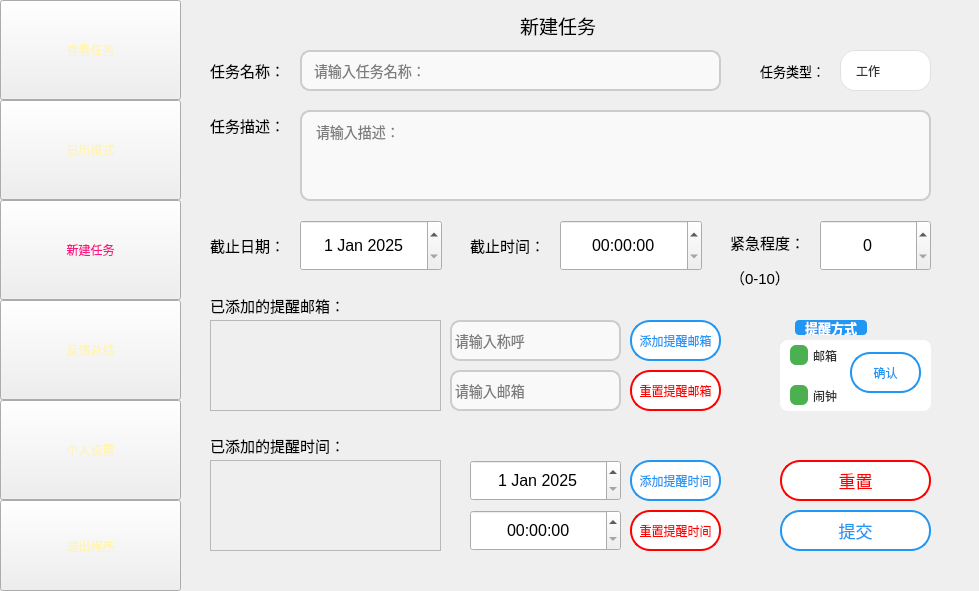
<?xml version="1.0" encoding="UTF-8"?>
<ui version="4.0">
 <class>SetNew_Window</class>
 <widget class="QWidget" name="SetNew_Window">
  <property name="enabled">
   <bool>true</bool>
  </property>
  <property name="geometry">
   <rect>
    <x>0</x>
    <y>0</y>
    <width>979</width>
    <height>591</height>
   </rect>
  </property>
  <property name="windowTitle">
   <string>Widget</string>
  </property>
  <widget class="QPushButton" name="pushButton">
   <property name="geometry">
    <rect>
     <x>0</x>
     <y>0</y>
     <width>181</width>
     <height>100</height>
    </rect>
   </property>
   <property name="styleSheet">
    <string notr="true">QPushButton 
{ border-image: url(:/images/button.png) 0 0 0 0 stretch stretch;

color:rgb(255, 243, 181);
font: 25pt &quot;FZYaoTi&quot;;
}
    QPushButton:hover {
        color: black;
    }
    QPushButton:pressed {
        color: rgb(255, 19, 133);
    }</string>
   </property>
   <property name="text">
    <string>查看任务</string>
   </property>
  </widget>
  <widget class="QPushButton" name="pushButton_2">
   <property name="geometry">
    <rect>
     <x>0</x>
     <y>200</y>
     <width>181</width>
     <height>100</height>
    </rect>
   </property>
   <property name="styleSheet">
    <string notr="true">QPushButton 
{ border-image: url(:/images/button.png) 0 0 0 0 stretch stretch;

color:rgb(255, 19, 133);
font: 25pt &quot;FZYaoTi&quot;;
}
    QPushButton:hover {
        color: black;
    }
    QPushButton:pressed {
        color: rgb(255, 19, 133);
    }
</string>
   </property>
   <property name="text">
    <string>新建任务</string>
   </property>
  </widget>
  <widget class="QPushButton" name="pushButton_3">
   <property name="geometry">
    <rect>
     <x>0</x>
     <y>300</y>
     <width>181</width>
     <height>100</height>
    </rect>
   </property>
   <property name="styleSheet">
    <string notr="true">QPushButton 
{ border-image: url(:/images/button.png) 0 0 0 0 stretch stretch;

color:rgb(255, 243, 181);
font: 25pt &quot;FZYaoTi&quot;;
}
    QPushButton:hover {
        color: black;
    }
    QPushButton:pressed {
        color: rgb(255, 19, 133);
    }</string>
   </property>
   <property name="text">
    <string>反馈总结</string>
   </property>
  </widget>
  <widget class="QPushButton" name="pushButton_4">
   <property name="geometry">
    <rect>
     <x>0</x>
     <y>400</y>
     <width>181</width>
     <height>100</height>
    </rect>
   </property>
   <property name="styleSheet">
    <string notr="true">QPushButton 
{ border-image: url(:/images/button.png) 0 0 0 0 stretch stretch;

color:rgb(255, 243, 181);
font: 25pt &quot;FZYaoTi&quot;;
}
    QPushButton:hover {
        color: black;
    }
    QPushButton:pressed {
        color: rgb(255, 19, 133);
    }</string>
   </property>
   <property name="text">
    <string>个人设置</string>
   </property>
  </widget>
  <widget class="QPushButton" name="pushButton_5">
   <property name="geometry">
    <rect>
     <x>0</x>
     <y>500</y>
     <width>181</width>
     <height>91</height>
    </rect>
   </property>
   <property name="styleSheet">
    <string notr="true">QPushButton 
{ border-image: url(:/images/button.png) 0 0 0 0 stretch stretch;

color:rgb(255, 243, 181);
font: 25pt &quot;FZYaoTi&quot;;
}
    QPushButton:hover {
        color: black;
    }
    QPushButton:pressed {
        color: rgb(255, 19, 133);
    }</string>
   </property>
   <property name="text">
    <string>退出程序</string>
   </property>
  </widget>
  <widget class="QLabel" name="label">
   <property name="geometry">
    <rect>
     <x>210</x>
     <y>230</y>
     <width>71</width>
     <height>31</height>
    </rect>
   </property>
   <property name="text">
    <string>&lt;html&gt;&lt;head/&gt;&lt;body&gt;&lt;p&gt;&lt;span style=&quot; font-size:11pt;&quot;&gt;截止日期：&lt;/span&gt;&lt;/p&gt;&lt;/body&gt;&lt;/html&gt;</string>
   </property>
  </widget>
  <widget class="QLabel" name="label_2">
   <property name="geometry">
    <rect>
     <x>520</x>
     <y>0</y>
     <width>81</width>
     <height>51</height>
    </rect>
   </property>
   <property name="text">
    <string>&lt;html&gt;&lt;head/&gt;&lt;body&gt;&lt;p&gt;&lt;span style=&quot; font-size:14pt;&quot;&gt;新建任务&lt;/span&gt;&lt;/p&gt;&lt;/body&gt;&lt;/html&gt;</string>
   </property>
  </widget>
  <widget class="QTimeEdit" name="new_deadtime">
   <property name="geometry">
    <rect>
     <x>560</x>
     <y>220</y>
     <width>142</width>
     <height>51</height>
    </rect>
   </property>
   <property name="font">
    <font>
     <pointsize>12</pointsize>
    </font>
   </property>
   <property name="styleSheet">
    <string notr="true">.QTimeEdit[timeEditStyle=&quot;commom&quot;]
{
    min-height:24px;
    max-height:24px;
    border-radius:2px;
    border:1px solid #cccccc;
}

.QTimeEdit[timeEditStyle=&quot;commom&quot;]:hover,
.QTimeEdit[timeEditStyle=&quot;commom&quot;]:focus
{
    border-radius:2px;
    border:1px solid #0f6dbe;
}

.QTimeEdit[timeEditStyle=&quot;commom&quot;]::down-button
{
    border:none;
    width:30px;
    background-color:white;
}


.QTimeEdit[timeEditStyle=&quot;commom&quot;]::up-button
{
    border:none;
    width:30px;
    background-color:white;
}

/***********向下箭头**********/
.QTimeEdit[timeEditStyle = &quot;commom&quot;]::down-arrow {
    image:url(:/myicon/image/down.png);
}

/**********向上箭头**********/
.QTimeEdit[timeEditStyle = &quot;commom&quot;]::up-arrow {
    image:url(:/myicon/image//up.png);
}</string>
   </property>
   <property name="alignment">
    <set>Qt::AlignmentFlag::AlignCenter</set>
   </property>
  </widget>
  <widget class="QDateEdit" name="new_deadline">
   <property name="geometry">
    <rect>
     <x>300</x>
     <y>220</y>
     <width>142</width>
     <height>51</height>
    </rect>
   </property>
   <property name="font">
    <font>
     <pointsize>12</pointsize>
     <bold>false</bold>
    </font>
   </property>
   <property name="styleSheet">
    <string notr="true">.QDateTimeEdit
{
    min-height:24px;
    max-height:24px;
    border-radius:2px;
text-align: center;
        
        color: #333333;
    border:1px solid #cccccc;
}

.QDateTimeEdit:hover,.QDateTimeEdit:focus
{
    border-radius:2px;
    border:1px solid #0f6dbe;
}

.QDateTimeEdit::drop-down
{
    border:none;
    width:30px;
}

.QDateTimeEdit::down-arrow {
    image:url(:/myicon/image/down.png);
}</string>
   </property>
   <property name="alignment">
    <set>Qt::AlignmentFlag::AlignCenter</set>
   </property>
   <property name="date">
    <date>
     <year>2025</year>
     <month>1</month>
     <day>1</day>
    </date>
   </property>
  </widget>
  <widget class="QLabel" name="label_3">
   <property name="geometry">
    <rect>
     <x>470</x>
     <y>230</y>
     <width>111</width>
     <height>31</height>
    </rect>
   </property>
   <property name="text">
    <string>&lt;html&gt;&lt;head/&gt;&lt;body&gt;&lt;p&gt;&lt;span style=&quot; font-size:11pt;&quot;&gt;截止时间：&lt;/span&gt;&lt;/p&gt;&lt;/body&gt;&lt;/html&gt;</string>
   </property>
  </widget>
  <widget class="QLabel" name="label_4">
   <property name="geometry">
    <rect>
     <x>730</x>
     <y>230</y>
     <width>171</width>
     <height>61</height>
    </rect>
   </property>
   <property name="text">
    <string>&lt;html&gt;&lt;head/&gt;&lt;body&gt;&lt;p&gt;&lt;span style=&quot; font-size:11pt;&quot;&gt;紧急程度：&lt;/span&gt;&lt;/p&gt;&lt;p&gt;&lt;span style=&quot; font-size:11pt;&quot;&gt;（0-10）&lt;/span&gt;&lt;/p&gt;&lt;/body&gt;&lt;/html&gt;</string>
   </property>
  </widget>
  <widget class="QSpinBox" name="new_emergency_degree">
   <property name="enabled">
    <bool>true</bool>
   </property>
   <property name="geometry">
    <rect>
     <x>820</x>
     <y>220</y>
     <width>111</width>
     <height>51</height>
    </rect>
   </property>
   <property name="font">
    <font>
     <pointsize>12</pointsize>
    </font>
   </property>
   <property name="styleSheet">
    <string notr="true"/>
   </property>
   <property name="alignment">
    <set>Qt::AlignmentFlag::AlignCenter</set>
   </property>
   <property name="maximum">
    <number>10</number>
   </property>
  </widget>
  <widget class="QTimeEdit" name="timeEdit_2">
   <property name="geometry">
    <rect>
     <x>470</x>
     <y>510</y>
     <width>151</width>
     <height>41</height>
    </rect>
   </property>
   <property name="font">
    <font>
     <pointsize>12</pointsize>
    </font>
   </property>
   <property name="styleSheet">
    <string notr="true">.QTimeEdit[timeEditStyle=&quot;commom&quot;]
{
    min-height:24px;
    max-height:24px;
    border-radius:2px;
    border:1px solid #cccccc;
}

.QTimeEdit[timeEditStyle=&quot;commom&quot;]:hover,
.QTimeEdit[timeEditStyle=&quot;commom&quot;]:focus
{
    border-radius:2px;
    border:1px solid #0f6dbe;
}

.QTimeEdit[timeEditStyle=&quot;commom&quot;]::down-button
{
    border:none;
    width:30px;
    background-color:white;
}


.QTimeEdit[timeEditStyle=&quot;commom&quot;]::up-button
{
    border:none;
    width:30px;
    background-color:white;
}

/***********向下箭头**********/
.QTimeEdit[timeEditStyle = &quot;commom&quot;]::down-arrow {
    image:url(:/myicon/image/down.png);
}

/**********向上箭头**********/
.QTimeEdit[timeEditStyle = &quot;commom&quot;]::up-arrow {
    image:url(:/myicon/image//up.png);
}</string>
   </property>
   <property name="alignment">
    <set>Qt::AlignmentFlag::AlignCenter</set>
   </property>
   <property name="showGroupSeparator" stdset="0">
    <bool>true</bool>
   </property>
   <property name="dateTime">
    <datetime>
     <hour>0</hour>
     <minute>0</minute>
     <second>0</second>
     <year>2025</year>
     <month>1</month>
     <day>1</day>
    </datetime>
   </property>
   <property name="date">
    <date>
     <year>2025</year>
     <month>1</month>
     <day>1</day>
    </date>
   </property>
   <property name="maximumDateTime">
    <datetime>
     <hour>23</hour>
     <minute>59</minute>
     <second>59</second>
     <year>2040</year>
     <month>1</month>
     <day>1</day>
    </datetime>
   </property>
   <property name="minimumDateTime">
    <datetime>
     <hour>0</hour>
     <minute>0</minute>
     <second>0</second>
     <year>2020</year>
     <month>1</month>
     <day>1</day>
    </datetime>
   </property>
   <property name="maximumDate">
    <date>
     <year>2040</year>
     <month>1</month>
     <day>1</day>
    </date>
   </property>
   <property name="minimumDate">
    <date>
     <year>2020</year>
     <month>1</month>
     <day>1</day>
    </date>
   </property>
   <property name="currentSection">
    <enum>QDateTimeEdit::Section::MinuteSection</enum>
   </property>
   <property name="currentSectionIndex">
    <number>1</number>
   </property>
   <property name="time">
    <time>
     <hour>0</hour>
     <minute>0</minute>
     <second>0</second>
    </time>
   </property>
  </widget>
  <widget class="QDateEdit" name="dateEdit_2">
   <property name="geometry">
    <rect>
     <x>470</x>
     <y>460</y>
     <width>151</width>
     <height>41</height>
    </rect>
   </property>
   <property name="font">
    <font>
     <pointsize>12</pointsize>
    </font>
   </property>
   <property name="styleSheet">
    <string notr="true">.QDateTimeEdit
{
    min-height:24px;
    max-height:24px;
    border-radius:2px;
text-align: center;
        
        color: #333333;
    border:1px solid #cccccc;
}

.QDateTimeEdit:hover,.QDateTimeEdit:focus
{
    border-radius:2px;
    border:1px solid #0f6dbe;
}

.QDateTimeEdit::drop-down
{
    border:none;
    width:30px;
}

.QDateTimeEdit::down-arrow {
    image:url(:/myicon/image/down.png);
}</string>
   </property>
   <property name="alignment">
    <set>Qt::AlignmentFlag::AlignCenter</set>
   </property>
   <property name="dateTime">
    <datetime>
     <hour>0</hour>
     <minute>0</minute>
     <second>0</second>
     <year>2025</year>
     <month>1</month>
     <day>1</day>
    </datetime>
   </property>
   <property name="date">
    <date>
     <year>2025</year>
     <month>1</month>
     <day>1</day>
    </date>
   </property>
  </widget>
  <widget class="QPushButton" name="add_alarm_time">
   <property name="geometry">
    <rect>
     <x>630</x>
     <y>460</y>
     <width>91</width>
     <height>41</height>
    </rect>
   </property>
   <property name="styleSheet">
    <string notr="true">  /* 默认状态：蓝框白底蓝字 */
    QPushButton {
        background-color: white;
        color: #2196F3;
        border: 2px solid #2196F3;
        border-radius: 20px;
        padding: 2px 2px;

		font-size:12px;
    }

    /* 悬停状态：蓝底白字 */
    QPushButton:hover {
        background-color: #2196F3;
        color: white;
    }

    /* 按下状态：深蓝底白字 */
    QPushButton:pressed {
        background-color: #1976D2;
        color: white;
    }

QPushButton:disabled {
    /* 禁用状态：灰框灰底灰字 */
    background-color: #f5f5f5;
    color: #808080 ;
    border: 2px solid #9e9e9e;
}</string>
   </property>
   <property name="text">
    <string>添加提醒时间</string>
   </property>
  </widget>
  <widget class="QPushButton" name="reset_page_button">
   <property name="geometry">
    <rect>
     <x>780</x>
     <y>460</y>
     <width>151</width>
     <height>41</height>
    </rect>
   </property>
   <property name="styleSheet">
    <string notr="true">  /* 默认状态：蓝框白底蓝字 */
    QPushButton {
        background-color: white;
        color: red;
        border: 2px solid red;
        border-radius: 20px;
        padding: 2px 2px;

		font-size:17px;
    }

    /* 悬停状态：蓝底白字 */
    QPushButton:hover {
        background-color: red;
        color: white;
    }

    /* 按下状态：深蓝底白字 */
    QPushButton:pressed {
        background-color: rgb(143, 0, 0);
        color: white;
    }</string>
   </property>
   <property name="text">
    <string>重置</string>
   </property>
  </widget>
  <widget class="QPushButton" name="submit_page_button">
   <property name="geometry">
    <rect>
     <x>780</x>
     <y>510</y>
     <width>151</width>
     <height>41</height>
    </rect>
   </property>
   <property name="styleSheet">
    <string notr="true">  /* 默认状态：蓝框白底蓝字 */
    QPushButton {
        background-color: white;
        color: #2196F3;
        border: 2px solid #2196F3;
        border-radius: 20px;
        padding: 2px 2px;

		font-size:17px;
    }

    /* 悬停状态：蓝底白字 */
    QPushButton:hover {
        background-color: #2196F3;
        color: white;
    }

    /* 按下状态：深蓝底白字 */
    QPushButton:pressed {
        background-color: #1976D2;
        color: white;
    }</string>
   </property>
   <property name="text">
    <string>提交</string>
   </property>
  </widget>
  <widget class="QScrollArea" name="email_added">
   <property name="geometry">
    <rect>
     <x>210</x>
     <y>320</y>
     <width>231</width>
     <height>91</height>
    </rect>
   </property>
   <property name="widgetResizable">
    <bool>true</bool>
   </property>
   <widget class="QWidget" name="scrollAreaWidgetContents_2">
    <property name="geometry">
     <rect>
      <x>0</x>
      <y>0</y>
      <width>229</width>
      <height>89</height>
     </rect>
    </property>
   </widget>
  </widget>
  <widget class="QLabel" name="label_7">
   <property name="geometry">
    <rect>
     <x>210</x>
     <y>50</y>
     <width>111</width>
     <height>41</height>
    </rect>
   </property>
   <property name="text">
    <string>&lt;html&gt;&lt;head/&gt;&lt;body&gt;&lt;p&gt;&lt;span style=&quot; font-size:11pt;&quot;&gt;任务名称：&lt;/span&gt;&lt;/p&gt;&lt;/body&gt;&lt;/html&gt;</string>
   </property>
  </widget>
  <widget class="QLineEdit" name="newtask_name">
   <property name="geometry">
    <rect>
     <x>300</x>
     <y>50</y>
     <width>421</width>
     <height>41</height>
    </rect>
   </property>
   <property name="styleSheet">
    <string notr="true">
    QLineEdit {
        border: 2px solid #ccc;
        border-radius: 10px;
        padding: 5px 10px;
        background: #f9f9f9;
        font-size: 14px;
     	color:black
    }
    QLineEdit:focus {
        border-color: #2196F3;
        background: white;
    }
    QLineEdit:disabled {
        background: #eee;
        color: #777;
    }</string>
   </property>
   <property name="placeholderText">
    <string>请输入任务名称：</string>
   </property>
  </widget>
  <widget class="QLabel" name="label_8">
   <property name="geometry">
    <rect>
     <x>210</x>
     <y>110</y>
     <width>91</width>
     <height>31</height>
    </rect>
   </property>
   <property name="text">
    <string>&lt;html&gt;&lt;head/&gt;&lt;body&gt;&lt;p&gt;&lt;span style=&quot; font-size:11pt;&quot;&gt;任务描述：&lt;/span&gt;&lt;/p&gt;&lt;/body&gt;&lt;/html&gt;</string>
   </property>
  </widget>
  <widget class="QTextEdit" name="newtask_discription">
   <property name="geometry">
    <rect>
     <x>300</x>
     <y>110</y>
     <width>631</width>
     <height>91</height>
    </rect>
   </property>
   <property name="styleSheet">
    <string notr="true">
    QTextEdit {
        border: 2px solid #ccc;
        border-radius: 10px;
        padding: 5px 10px;
        background: #f9f9f9;
        font-size: 14px;
     	color:black
    }
    QTextEdit:focus {
        border-color:  #2196F3;
        background: white;
    }
    QTextEdit:disabled {
        background: #eee;
        color: #777;
    }</string>
   </property>
   <property name="placeholderText">
    <string>请输入描述：</string>
   </property>
  </widget>
  <widget class="QLabel" name="label_9">
   <property name="geometry">
    <rect>
     <x>210</x>
     <y>290</y>
     <width>211</width>
     <height>31</height>
    </rect>
   </property>
   <property name="text">
    <string>&lt;html&gt;&lt;head/&gt;&lt;body&gt;&lt;p&gt;&lt;span style=&quot; font-size:11pt;&quot;&gt;已添加的提醒邮箱：&lt;/span&gt;&lt;/p&gt;&lt;/body&gt;&lt;/html&gt;</string>
   </property>
  </widget>
  <widget class="QLabel" name="label_10">
   <property name="geometry">
    <rect>
     <x>760</x>
     <y>40</y>
     <width>91</width>
     <height>61</height>
    </rect>
   </property>
   <property name="font">
    <font>
     <pointsize>10</pointsize>
    </font>
   </property>
   <property name="text">
    <string>任务类型：</string>
   </property>
  </widget>
  <widget class="QComboBox" name="task_type">
   <property name="geometry">
    <rect>
     <x>840</x>
     <y>50</y>
     <width>91</width>
     <height>41</height>
    </rect>
   </property>
   <property name="styleSheet">
    <string notr="true"> QComboBox {
        border: 1px solid #E0E0E0;
        border-radius: 15px;
        padding: 8px 30px 8px 15px;
        background: white;
        color: #333;
    }
    
    QComboBox:hover {
        border: 1px solid #2196F3;
        box-shadow: 0 1px 3px rgba(33,150,243,0.3);
    }
    
    QComboBox::drop-down {
        subcontrol-origin: padding;
        subcontrol-position: center right;
        width: 15px;
        border: none;
    }
    
    
    QComboBox QAbstractItemView {
        border: none;
        border-radius: 8px;
        background: white;
        selection-background-color: #2196F3;
        selection-color: white;
        outline: none;
        box-shadow: 0 2px 8px rgba(0,0,0,0.15);
        margin: 4px 0;
    }</string>
   </property>
   <property name="editable">
    <bool>false</bool>
   </property>
   <item>
    <property name="text">
     <string>工作</string>
    </property>
   </item>
   <item>
    <property name="text">
     <string>学习</string>
    </property>
   </item>
   <item>
    <property name="text">
     <string>生活</string>
    </property>
   </item>
   <item>
    <property name="text">
     <string>社团</string>
    </property>
   </item>
   <item>
    <property name="text">
     <string>家庭</string>
    </property>
   </item>
   <item>
    <property name="text">
     <string>其他</string>
    </property>
   </item>
  </widget>
  <widget class="QScrollArea" name="alarm_added">
   <property name="geometry">
    <rect>
     <x>210</x>
     <y>460</y>
     <width>231</width>
     <height>91</height>
    </rect>
   </property>
   <property name="widgetResizable">
    <bool>true</bool>
   </property>
   <widget class="QWidget" name="scrollAreaWidgetContents">
    <property name="geometry">
     <rect>
      <x>0</x>
      <y>0</y>
      <width>229</width>
      <height>89</height>
     </rect>
    </property>
   </widget>
  </widget>
  <widget class="QLabel" name="label_6">
   <property name="geometry">
    <rect>
     <x>210</x>
     <y>420</y>
     <width>181</width>
     <height>51</height>
    </rect>
   </property>
   <property name="text">
    <string>&lt;html&gt;&lt;head/&gt;&lt;body&gt;&lt;p&gt;&lt;span style=&quot; font-size:11pt;&quot;&gt;已添加的提醒时间：&lt;/span&gt;&lt;/p&gt;&lt;/body&gt;&lt;/html&gt;</string>
   </property>
  </widget>
  <widget class="QPushButton" name="add_email">
   <property name="geometry">
    <rect>
     <x>630</x>
     <y>320</y>
     <width>91</width>
     <height>41</height>
    </rect>
   </property>
   <property name="styleSheet">
    <string notr="true">  /* 默认状态：蓝框白底蓝字 */
    QPushButton {
        background-color: white;
        color: #2196F3;
        border: 2px solid #2196F3;
        border-radius: 20px;
        padding: 2px 2px;

		font-size:12px;
    }

    /* 悬停状态：蓝底白字 */
    QPushButton:hover {
        background-color: #2196F3;
        color: white;
    }

    /* 按下状态：深蓝底白字 */
    QPushButton:pressed {
        background-color: #1976D2;
        color: white;
    }
QPushButton:disabled {
    /* 禁用状态：灰框灰底灰字 */
    background-color: #f5f5f5;
    color: #808080 ;
    border: 2px solid #9e9e9e;
}</string>
   </property>
   <property name="text">
    <string>添加提醒邮箱</string>
   </property>
  </widget>
  <widget class="QLineEdit" name="new_email_address">
   <property name="geometry">
    <rect>
     <x>450</x>
     <y>370</y>
     <width>171</width>
     <height>41</height>
    </rect>
   </property>
   <property name="styleSheet">
    <string notr="true">
    QLineEdit {
        border: 2px solid #ccc;
        border-radius: 10px;
        padding: 1px 1px;
        background: #f9f9f9;
        font-size: 14px;
     	color:black
    }
    QLineEdit:focus {
        border-color:  #2196F3;
        background: white;
    }
    QLineEdit:disabled {
        background: #eee;
        color: #777;
    }</string>
   </property>
   <property name="text">
    <string/>
   </property>
   <property name="placeholderText">
    <string>请输入邮箱</string>
   </property>
  </widget>
  <widget class="QLineEdit" name="new_email_name">
   <property name="geometry">
    <rect>
     <x>450</x>
     <y>320</y>
     <width>171</width>
     <height>41</height>
    </rect>
   </property>
   <property name="toolTip">
    <string>&lt;html&gt;&lt;head/&gt;&lt;body&gt;&lt;p&gt;&lt;br/&gt;&lt;/p&gt;&lt;/body&gt;&lt;/html&gt;</string>
   </property>
   <property name="styleSheet">
    <string notr="true">
    QLineEdit {
        border: 2px solid #ccc;
        border-radius: 10px;
        padding: 1px 1px;
        background: #f9f9f9;
        font-size: 14px;
     	color:black
    }
    QLineEdit:focus {
        border-color:  #2196F3;
        background: white;
    }
    QLineEdit:disabled {
        background: #eee;
        color: #777;
    }</string>
   </property>
   <property name="text">
    <string/>
   </property>
   <property name="placeholderText">
    <string>请输入称呼</string>
   </property>
  </widget>
  <widget class="QPushButton" name="reset_email">
   <property name="geometry">
    <rect>
     <x>630</x>
     <y>370</y>
     <width>91</width>
     <height>41</height>
    </rect>
   </property>
   <property name="styleSheet">
    <string notr="true">  /* 默认状态：蓝框白底蓝字 */
    QPushButton {
        background-color: white;
        color: red;
        border: 2px solid red;
        border-radius: 20px;
        padding: 2px 2px;

		font-size:12px;
    }

    /* 悬停状态：蓝底白字 */
    QPushButton:hover {
        background-color: red;
        color: white;
    }

    /* 按下状态：深蓝底白字 */
    QPushButton:pressed {
        background-color: rgb(143, 0, 0);
        color: white;
    }
QPushButton:disabled {
    /* 禁用状态：灰框灰底灰字 */
    background-color: #f5f5f5;
    color: #808080 ;
    border: 2px solid #9e9e9e;
}</string>
   </property>
   <property name="text">
    <string>重置提醒邮箱</string>
   </property>
  </widget>
  <widget class="QPushButton" name="reset_alarm_time">
   <property name="geometry">
    <rect>
     <x>630</x>
     <y>510</y>
     <width>91</width>
     <height>41</height>
    </rect>
   </property>
   <property name="styleSheet">
    <string notr="true">  /* 默认状态：蓝框白底蓝字 */
    QPushButton {
        background-color: white;
        color: red;
        border: 2px solid red;
        border-radius: 20px;
        padding: 2px 2px;

		font-size:12px;
    }

    /* 悬停状态：蓝底白字 */
    QPushButton:hover {
        background-color: red;
        color: white;
    }

    /* 按下状态：深蓝底白字 */
    QPushButton:pressed {
        background-color: rgb(143, 0, 0);
        color: white;
    }
QPushButton:disabled {
    /* 禁用状态：灰框灰底灰字 */
    background-color: #f5f5f5;
    color: #808080 ;
    border: 2px solid #9e9e9e;
}</string>
   </property>
   <property name="text">
    <string>重置提醒时间</string>
   </property>
  </widget>
  <widget class="QGroupBox" name="groupBox">
   <property name="geometry">
    <rect>
     <x>780</x>
     <y>320</y>
     <width>151</width>
     <height>91</height>
    </rect>
   </property>
   <property name="font">
    <font>
     <pointsize>10</pointsize>
     <bold>true</bold>
    </font>
   </property>
   <property name="styleSheet">
    <string notr="true">QGroupBox {
        border: none;
        border-radius: 8px;
        margin-top: 20px;
        padding-top: 25px;
        background: #FFFFFF;
        font-weight: bold;
        color: #424242;
        box-shadow: 0 2px 5px rgba(0,0,0,0.1);
    }
    
    QGroupBox::title {
        subcontrol-origin: margin;
        left: 15px;
        padding: 0 8px;
        background: #2196F3;
        color: white;
        border-radius: 4px;
    }

QCheckBox {
        spacing: 5px;
        color: #333333;
    }
    
    QCheckBox::indicator {
        width: 18px;
        height: 20px;
        border-radius: 6px;
        background: #CFD8DC;
    }
    
    QCheckBox::indicator:checked {
        background: #4CAF50;
    }
    
    QCheckBox::indicator:unchecked {
        background: #CFD8DC;
    }
    
    QCheckBox::indicator:unchecked:hover {
        background: #B0BEC5;
    }
    
    QCheckBox::indicator:checked:hover {
        background: #388E3C;
    }</string>
   </property>
   <property name="title">
    <string>提醒方式</string>
   </property>
   <widget class="QCheckBox" name="checkBox">
    <property name="geometry">
     <rect>
      <x>10</x>
      <y>20</y>
      <width>98</width>
      <height>31</height>
     </rect>
    </property>
    <property name="styleSheet">
     <string notr="true"/>
    </property>
    <property name="text">
     <string>邮箱</string>
    </property>
    <property name="checked">
     <bool>true</bool>
    </property>
   </widget>
   <widget class="QCheckBox" name="checkBox_2">
    <property name="geometry">
     <rect>
      <x>10</x>
      <y>60</y>
      <width>98</width>
      <height>31</height>
     </rect>
    </property>
    <property name="text">
     <string>闹钟</string>
    </property>
    <property name="checked">
     <bool>true</bool>
    </property>
   </widget>
   <widget class="QPushButton" name="alarm_type_confirmed">
    <property name="geometry">
     <rect>
      <x>70</x>
      <y>32</y>
      <width>71</width>
      <height>41</height>
     </rect>
    </property>
    <property name="styleSheet">
     <string notr="true">  /* 默认状态：蓝框白底蓝字 */
    QPushButton {
        background-color: white;
        color: #2196F3;
        border: 2px solid #2196F3;
        border-radius: 20px;
        padding: 2px 2px;

		font-size:12px;
    }

    /* 悬停状态：蓝底白字 */
    QPushButton:hover {
        background-color: #2196F3;
        color: white;
    }

    /* 按下状态：深蓝底白字 */
    QPushButton:pressed {
        background-color: #1976D2;
        color: white;
    }</string>
    </property>
    <property name="text">
     <string>确认</string>
    </property>
   </widget>
  </widget>
  <widget class="QPushButton" name="pushButton_6">
   <property name="geometry">
    <rect>
     <x>0</x>
     <y>100</y>
     <width>181</width>
     <height>100</height>
    </rect>
   </property>
   <property name="styleSheet">
    <string notr="true">QPushButton 
{ border-image: url(:/images/button.png) 0 0 0 0 stretch stretch;

color:rgb(255, 243, 181);
font: 25pt &quot;FZYaoTi&quot;;
}
    QPushButton:hover {
        color: black;
    }
    QPushButton:pressed {
        color: rgb(255, 19, 133);
    }</string>
   </property>
   <property name="text">
    <string>日历模式</string>
   </property>
  </widget>
 </widget>
 <resources/>
 <connections/>
</ui>
